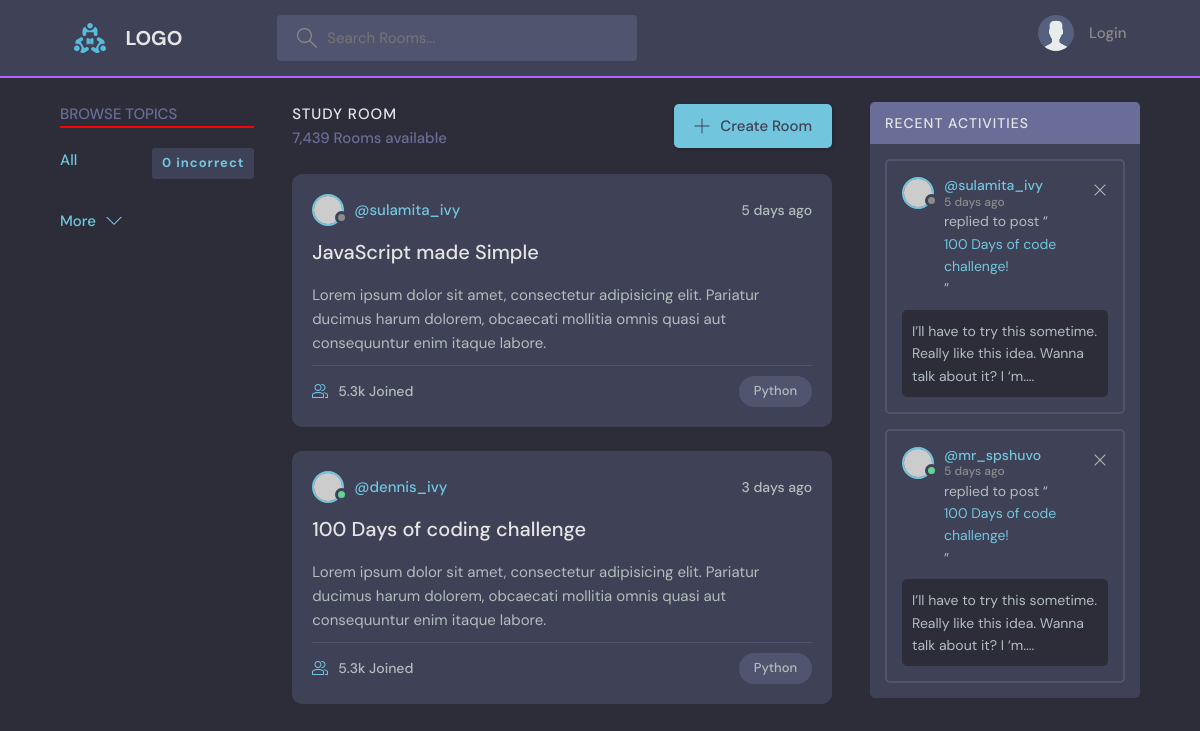
The app's page /, older data.
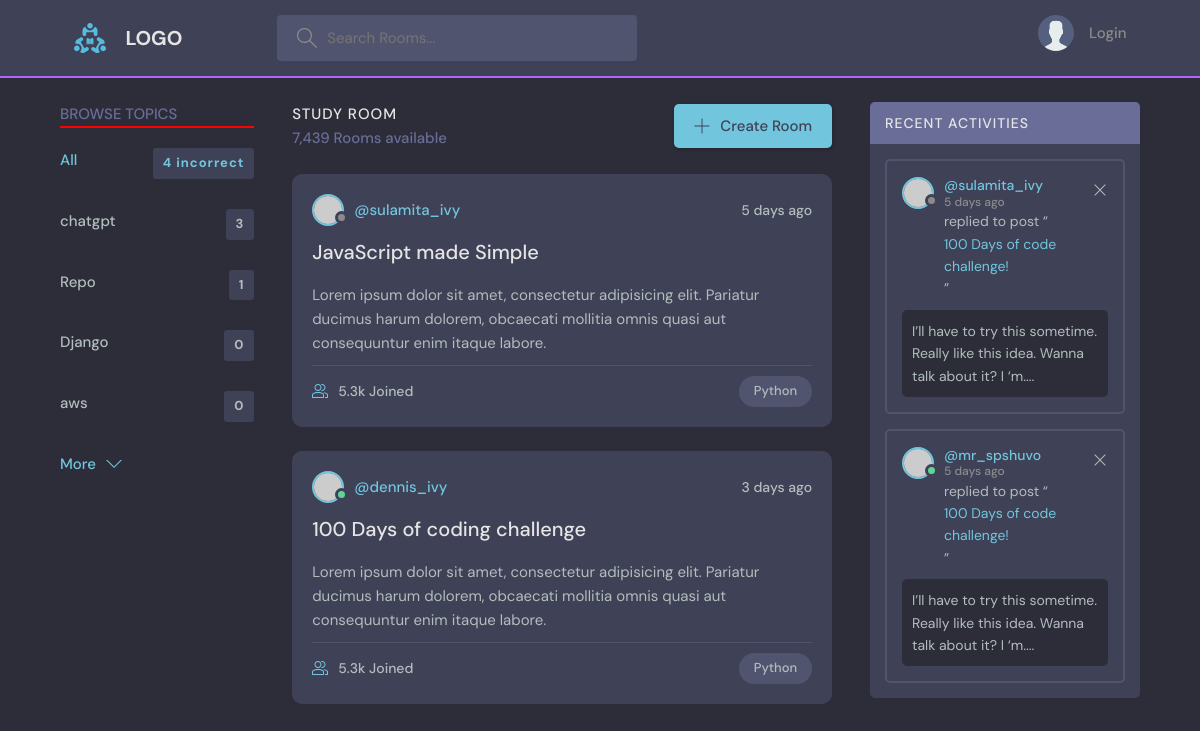
The same page, newer data.
### base/models.py (models this page shows, shortened)
class Topic(models.Model):
    name = models.CharField(max_length=200)

### base/views.py (the view)
# urls.py: path('', views.home, name="home"),
def home(request):
    q = request.GET.get('q') if request.GET.get('q') != None else ''
    rooms = Room.objects.filter(
        Q(topic__name__icontains=q)| #filter parameter符合的topic，icontains使指打部分也能篩選
        Q(name__icontains=q)
        )
    topics = Topic.objects.all()
    rooms_count  = rooms.count()
    room_messages = Message.objects.filter(Q(room__topic__name__icontains = q))
    context={'rooms': rooms,
             'topics':topics,
             'rooms_count':rooms_count,
             'room_messages':room_messages}
    return render (request, "base/home.html",context)

### base/templates/base/home.html (shortened to what the changed rows need)
{% extends 'main.html' %}
{% block content %}
    <main class="layout layout--3">
      <div class="container">
        {% include 'base/topics_component.html' %}
        <div class="roomList">
          <div class="roomList__header">
            <div>
              <h2>Study Room</h2>
            </div>
          </div>
        </div>
        <div class="activities">
          <div class="activities__header">
            <h2>Recent Activities</h2>
          </div>
        </div>
      </div>
{% endblock %}

### base/templates/base/topics_component.html
<div class="topics">
    <div class="topics__header">
      <h2>Browse Topics</h2>
      <hr color="red">
    </div>
    <ul class="topics__list">
      <li>
        <a href="{% url 'home' %}" class="active">All <span>{{topics.count}} incorrect</span></a>
      </li>
      {% for topic in topics %}
      <li>
        <a href="{% url 'home' %}?q={{topic.name}}">{{topic.name}} <span>{{topic.room_set.count}}</span></a>
      </li>
      {% endfor%}
    </ul>
    <a class="btn btn--link" href="topics.html">
      More
      <svg version="1.1" xmlns="http://www.w3.org/2000/svg" width="32" height="32" viewBox="0 0 32 32">
        <title>chevron-down</title>
        <path d="M16 21l-13-13h-3l16 16 16-16h-3l-13 13z"></path>
      </svg>
    </a>
  </div>

Row changes from the older to the newer data that the page shows:
added Topic: name "chatgpt", room_set.count "3"
added Topic: name "Repo", room_set.count "1"
added Topic: name "Django", room_set.count "0"
added Topic: name "aws", room_set.count "0"
Text that changed along with them:
{{ topics.count }}: "0" → "4"
